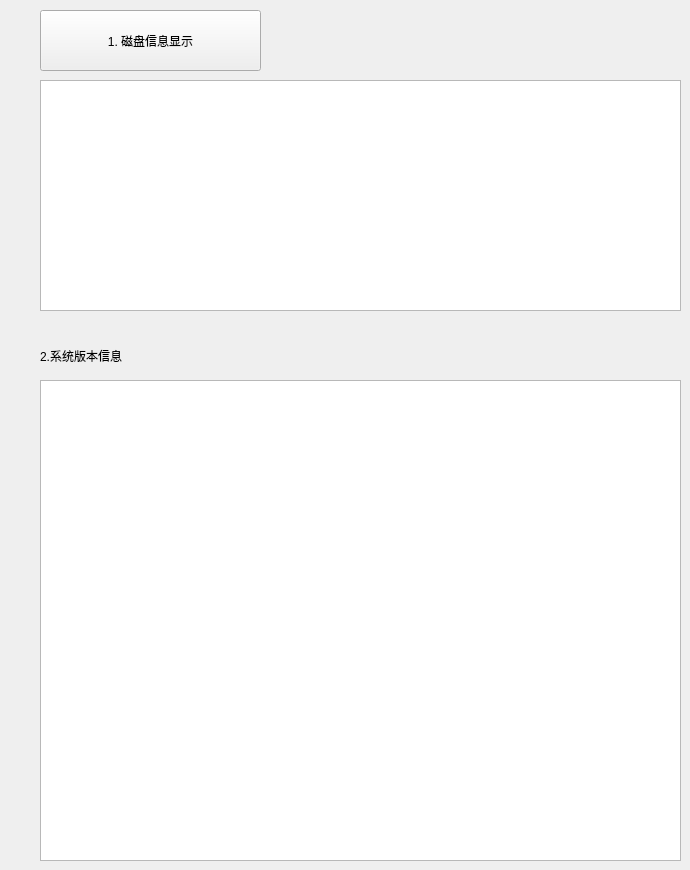
   <widget class="QWidget" name="page_9">
    <widget class="QLabel" name="label_99">
     <property name="geometry">
      <rect>
       <x>40</x>
       <y>330</y>
       <width>201</width>
       <height>51</height>
      </rect>
     </property>
     <property name="styleSheet">
      <string notr="true">font: 20pt &quot;Ubuntu&quot;;</string>
     </property>
     <property name="text">
      <string>2.系统版本信息</string>
     </property>
    </widget>
    <widget class="QPushButton" name="pushButton_disk_info">
     <property name="geometry">
      <rect>
       <x>40</x>
       <y>10</y>
       <width>221</width>
       <height>61</height>
      </rect>
     </property>
     <property name="styleSheet">
      <string notr="true">font: 20pt &quot;Ubuntu&quot;;</string>
     </property>
     <property name="text">
      <string>1. 磁盘信息显示</string>
     </property>
    </widget>
    <widget class="QTextBrowser" name="textBrowser_system_info">
     <property name="geometry">
      <rect>
       <x>40</x>
       <y>380</y>
       <width>641</width>
       <height>481</height>
      </rect>
     </property>
     <property name="styleSheet">
      <string notr="true">font: 16pt &quot;Ubuntu&quot;;</string>
     </property>
    </widget>
    <widget class="QTextBrowser" name="textBrowser_disk_info">
     <property name="geometry">
      <rect>
       <x>40</x>
       <y>80</y>
       <width>641</width>
       <height>231</height>
      </rect>
     </property>
     <property name="styleSheet">
      <string notr="true">font: 16pt &quot;Ubuntu&quot;;</string>
     </property>
    </widget>
   </widget>
